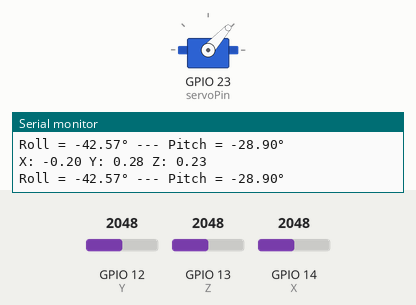
A sketch run on a simulated ESP32. On the bench: servo, the last lines printed to the serial monitor. Inputs (shaded band) come from the test bench; at power-on: GPIO 12 (Y) = 2048, GPIO 13 (Z) = 2048, GPIO 14 (X) = 2048.

Above: at 1.2 s.
1.3 s: GPIO 12 (Y) set to 2866
At 2.0 s:
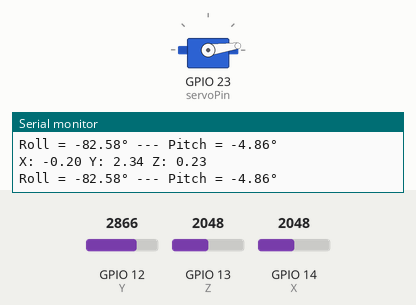
3.0 s: GPIO 13 (Z) set to 1228
At 3.3 s:
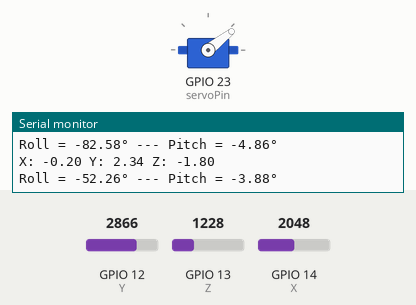
4.5 s: GPIO 14 (X) set to 3603
At 5.7 s:
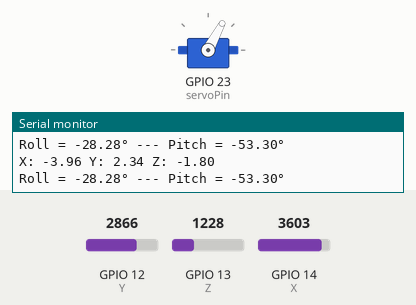
6.0 s: GPIO 12 (Y) set to 2047
At 7.1 s:
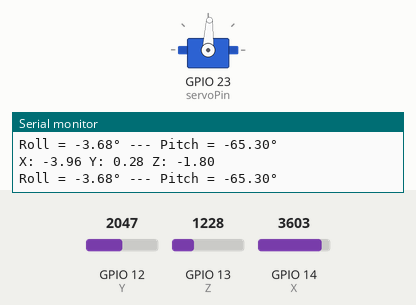
7.5 s: GPIO 12 (Y) set to 1228
At 8.4 s:
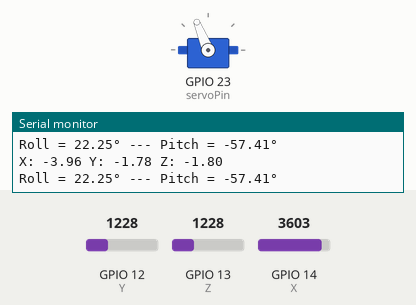
9.0 s: GPIO 14 (X) set to 2866
At 9.6 s:
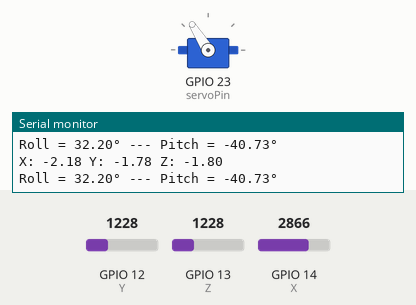
Timing chart, 0 to 11.5 s (numbered marks = the images above; inputs shaded):
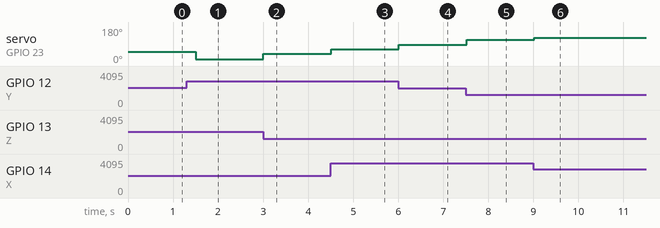

Measured:
- after the input at 1.3 s, servo on GPIO 23 (servoPin): 48° → 8° after 0.20 s
- after the input at 3.0 s, servo on GPIO 23 (servoPin): 8° → 38° at once
- after the input at 4.5 s, servo on GPIO 23 (servoPin): 38° → 62° at once
- after the input at 6.0 s, servo on GPIO 23 (servoPin): 62° → 87° at once
- after the input at 7.5 s, servo on GPIO 23 (servoPin): 87° → 112° at once
- after the input at 9.0 s, servo on GPIO 23 (servoPin): 112° → 122° at once

The sketch:

P2A3-RollPitch-Servo.ino
```cpp
//1 Hess= 9.81m/s2 medida de aceleración
#include <ESP32_Servo.h>
#define X 14
#define Y 12
#define Z 13
#define servoPin 23
#define TWO_PI 6.2831853 // Almacenamos para convertir de radianes a grados
float valX;
float valY;
float valZ;
float roll, pitch;
int angulo;
Servo miServo;  //Declaramos el objeto Servo
void setup() {
  miServo.attach(servoPin); //Adjuntamos el pin de control del servomotor al objeto Serbo
  Serial.begin(115200);
}
//Cuando no hay aceleración, la lectura es de alrededor de 2000
void loop() {
  //Se reciven los datos del acelerómetro
  valX = analogRead(X);
  valY = analogRead(Y);
  valZ = analogRead(Z);
  //Se convierten los datos a valores entre -1.0 y 1.0
  //Por los errores de lectura, se toma un promedio de los valores mínimos y máximos para mapear
  //Estos valores fueron modificados "al tanteo" para mejorar los resultados desplegados en consola
  valX = map(valX,1550,2377,100,-100)/100.0;
  valY = map(valY,1540,2332,-100,100)/100.0;
  valZ = map(valZ,1550,2355,-100,100)/100.0;
  //Se calculan los ángulos de rotación
  roll =valY/sqrt(sq(valX)+sq(valZ));
  pitch =valX/sqrt(sq(valY)+sq(valZ));
  roll = atan(roll);
  pitch = atan(pitch);
  //Se hace la conversión de radianes a grados
  roll = -1*roll*360/TWO_PI;
  pitch = pitch*360/TWO_PI;
  //Mapeamos roll a ángulos para el servomotor
  angulo = map(roll,-90,90,0,180);
  //Topamos los valores del servomotor en caso de exceder sus limites
  if(angulo > 180){
    angulo = 180;}
  if(angulo < 0){
    angulo = 0;}
  //Actualizamos el ángulo del servomotor
  miServo.write(angulo);

  //Desplegamos los datos
  Serial.print("X: ");
  Serial.print(valX);
  //Serial.print(","); //Para imprimir varias variables en el serial plotter debemos imprimir una coma entre cada una
  Serial.print(" Y: ");
  Serial.print(valY);
  //Serial.print(",");
  Serial.print(" Z: ");
  Serial.println(valZ);
  Serial.print("Roll = ");
  Serial.print(roll);
  Serial.print("° --- Pitch = ");
  Serial.print(pitch);
  Serial.println("°");
  delay(300);

}
```
